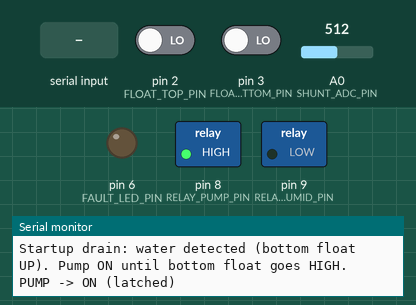
Recording of a sketch running on a simulated Arduino Uno, built with avr-gcc and run on an emulated ATmega328P. On the bench: switched loads named in the sketch (green lamp = pin HIGH), output pins drawn as LEDs (lit = HIGH), the last lines printed to the serial monitor. The inputs (shaded band) are chosen by the test bench; at power-on: pin 2 (FLOAT_TOP_PIN) LOW, pin 3 (FLOAT_BOTTOM_PIN) LOW, A0 (SHUNT_ADC_PIN) = 512. EEPROM starts erased.

Above: at 0.2 s.
At 1.3 s:
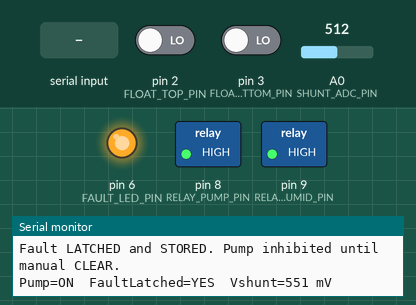
1.4 s: "C" received over Serial
At 3.7 s:
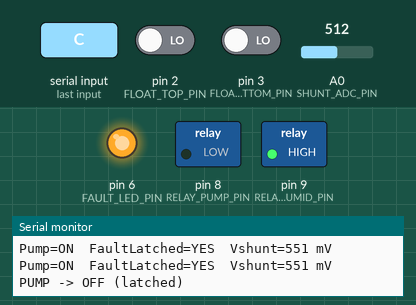
Timing chart, 0 to 5.2 s (numbered marks = the images above; inputs shaded):
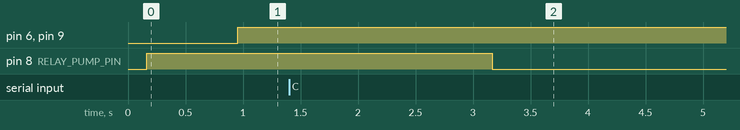

The sketch:

adrduino_uno_humid_on_off.ino
```cpp
#include <Arduino.h>
#include <EEPROM.h>

/* ======= PINS (Nano/UNO) ======= */
const int FLOAT_TOP_PIN    = 2;   // external pull-up to +5V; switch to GND
const int FLOAT_BOTTOM_PIN = 3;   // external pull-up to +5V; switch to GND

const int RELAY_PUMP_PIN   = 8;   // pump relay IN/driver
const int RELAY_HUMID_PIN  = 9;   // humidifier relay IN/driver

// >>> Polarity per relay
const bool RELAY_PUMP_ACTIVE_LOW  = false;  // false=active-HIGH, true=active-LOW
const bool RELAY_HUMID_ACTIVE_LOW = true;   // humidifier module active-LOW

/* ======= FAULT LED ======= */
const int  FAULT_LED_PIN          = 6;     // choose any free digital pin
const bool FAULT_LED_ACTIVE_HIGH  = true;  // HIGH = LED ON (recommended)
inline void setFaultLED(bool on) {
  digitalWrite(
    FAULT_LED_PIN,
    FAULT_LED_ACTIVE_HIGH ? (on ? HIGH : LOW) : (on ? LOW : HIGH)
  );
}

/* ======= ADC (shunt on Node X) ======= */
const int  SHUNT_ADC_PIN    = A0;           // Node X (pump side of 1Ω)
const bool USE_INTERNAL_ADC_REF = true;     // use internal ref for small voltages

/* ======= NOISE / TIMING GUARDS ======= */
const uint16_t FLOAT_FILTER_MS   = 150;     // must be stable this long
const uint32_t MIN_DWELL_MS      = 3000;    // min ON/OFF runtime (anti-chatter)
const uint32_t FAULT_BLANK_MS    = 700;     // ignore short-detect after pump ON

/* ======= SHORT-DETECT ======= */
const uint16_t SHORT_mV    = 400;           // >400 mV across 1Ω => fault
const uint16_t SHORT_MS    = 80;            // must exceed threshold for this long
const uint8_t  ADC_SAMPLES = 12;

/* ======= PERSISTENT FAULT LATCH (EEPROM) ======= */
const int EE_ADDR_FAULT = 0;            // 1 byte
const uint8_t EE_FAULT_CLEAR = 0x00;
const uint8_t EE_FAULT_SET   = 0xF1;

/* ======= OPTIONAL MANUAL CLEAR ======= */
const bool ENABLE_CLEAR_BTN = false;    // set true to use a button
const int  CLEAR_BTN_PIN    = 4;        // external pull-up to +5V; button to GND (pressed = LOW)

/* ======= STATE ======= */
bool pumpRunning  = false;
bool faultLatched = false;  // loaded/managed below
uint32_t lastSwitchMs = 0;
uint32_t pumpOnAtMs   = 0;

/* ======= HELPERS ======= */
inline void setRelayLevel(int pin, bool on, bool activeLow) {
  digitalWrite(pin, (activeLow ? (on ? LOW : HIGH) : (on ? HIGH : LOW)));
}
inline void relayPumpOn()        { setRelayLevel(RELAY_PUMP_PIN,  true,  RELAY_PUMP_ACTIVE_LOW); }
inline void relayPumpOff()       { setRelayLevel(RELAY_PUMP_PIN,  false, RELAY_PUMP_ACTIVE_LOW); }
inline void setHumid(bool on)    { setRelayLevel(RELAY_HUMID_PIN, on,    RELAY_HUMID_ACTIVE_LOW); }

struct Debounce {
  int pin, stable, candidate; uint32_t tChange;
  void begin(int p){
    pin = p;
    pinMode(pin, INPUT);                   // <<< NO INTERNAL PULLUP >>>
    stable = candidate = digitalRead(pin);
    tChange = millis();
  }
  int read(uint16_t hold_ms){
    int raw = digitalRead(pin);
    if (raw != candidate) { candidate = raw; tChange = millis(); }
    if ((millis() - tChange) >= hold_ms && stable != candidate) stable = candidate;
    return stable;
  }
};
Debounce topF, botF;

uint32_t readShunt_mV() {
  static bool refInit=false;
  if (!refInit) {
    analogReference(USE_INTERNAL_ADC_REF ? INTERNAL : DEFAULT);
    delay(5); (void)analogRead(SHUNT_ADC_PIN);
    refInit = true;
  }
  uint32_t acc=0;
  for (uint8_t i=0;i<ADC_SAMPLES;i++){ acc += analogRead(SHUNT_ADC_PIN); delayMicroseconds(200); }
  const float Vref_mV = USE_INTERNAL_ADC_REF ? 1100.0f : 5000.0f; // nominal
  return (uint32_t)((acc/(float)ADC_SAMPLES) * Vref_mV / 1023.0f + 0.5f);
}

void saveFaultToEEPROM(bool set){
  uint8_t want = set ? EE_FAULT_SET : EE_FAULT_CLEAR;
  if (EEPROM.read(EE_ADDR_FAULT) != want) EEPROM.update(EE_ADDR_FAULT, want);
}
bool faultStoredInEEPROM(){ return EEPROM.read(EE_ADDR_FAULT) == EE_FAULT_SET; }

void applyPumpState(bool on) {
  if (on == pumpRunning) return;
  if (millis() - lastSwitchMs < MIN_DWELL_MS) return; // dwell guard

  if (on) {
    relayPumpOn();
    pumpOnAtMs = millis();
    Serial.println(F("PUMP -> ON (latched)"));
  } else {
    relayPumpOff();
    Serial.println(F("PUMP -> OFF (latched)"));
  }
  pumpRunning = on;
  lastSwitchMs = millis();
}

bool checkClearButtonOnce(){
  if (!ENABLE_CLEAR_BTN) return false;
  static int last=HIGH; static uint32_t t=0;
  int v = digitalRead(CLEAR_BTN_PIN);
  if (v != last){ last=v; t=millis(); }
  if (last==LOW && millis()-t>20){ while(digitalRead(CLEAR_BTN_PIN)==LOW) delay(5); return true; }
  return false;
}

/* ======= SETUP ======= */
void setup() {
  Serial.begin(115200);

  // Inputs with EXTERNAL pull-ups on the board (10k to +5V)
  topF.begin(FLOAT_TOP_PIN);
  botF.begin(FLOAT_BOTTOM_PIN);

  pinMode(RELAY_PUMP_PIN,  OUTPUT);
  pinMode(RELAY_HUMID_PIN, OUTPUT);

  // Fault LED
  pinMode(FAULT_LED_PIN, OUTPUT);
  setFaultLED(false);   // LED OFF at boot

  if (ENABLE_CLEAR_BTN) pinMode(CLEAR_BTN_PIN, INPUT);   // <<< NO PULLUP >>>

  relayPumpOff();
  setHumid(true);     // ON unless fault

  // ======= POWER-UP: clear any stored fault (as requested) =======
  saveFaultToEEPROM(false);
  faultLatched = false;
  setFaultLED(false);

  Serial.println(F("\nPower-up: clearing any stored fault. FaultLatched=OFF."));
  Serial.print(F("Pump relay trigger: "));  Serial.println(RELAY_PUMP_ACTIVE_LOW  ? F("LOW") : F("HIGH"));
  Serial.print(F("Humid relay trigger: ")); Serial.println(RELAY_HUMID_ACTIVE_LOW ? F("LOW") : F("HIGH"));
  Serial.println(F("To CLEAR fault during runtime: send 'C' over Serial or press the CLEAR button (if enabled)."));

  // === Startup drain ONLY if bottom float says "water present" ===
  // LOW = float UP (water present) with your wiring.
  delay(FLOAT_FILTER_MS);                         // let inputs settle
  int bottomNow = botF.read(FLOAT_FILTER_MS);

  if (!faultLatched && bottomNow == LOW) {
    Serial.println(F("Startup drain: water detected (bottom float UP). Pump ON until bottom float goes HIGH."));
    // Bypass dwell guard for the first turn-on:
    lastSwitchMs = millis() - MIN_DWELL_MS;
    applyPumpState(true);
  } else {
    Serial.println(F("Startup drain skipped: no water (bottom float DOWN) or fault latched."));
  }
}

/* ======= LOOP ======= */
void loop() {
  // Manual clear: button or Serial 'C'
  if (ENABLE_CLEAR_BTN && checkClearButtonOnce()){
    faultLatched = false; saveFaultToEEPROM(false);
    setFaultLED(false);
    Serial.println(F("Fault CLEARED via button."));
  }
  if (Serial.available()){
    char c=Serial.read();
    if (c=='C'){
      faultLatched=false; saveFaultToEEPROM(false);
      setFaultLED(false);
      Serial.println(F("Fault CLEARED via Serial."));
    }
  }

  // Debounced floats (LOW = switch closed to GND; HIGH = open via external pull-up)
  int top    = topF.read(FLOAT_FILTER_MS);
  int bottom = botF.read(FLOAT_FILTER_MS);

  if (faultLatched) {
    if (pumpRunning) applyPumpState(false);
    setHumid(false);      // also disable humidifier on persistent fault
    setFaultLED(true);    // LED ON while in fault
  } else {
    // CONTROL — includes startup drain completion
    if (!pumpRunning) {
      if (top == LOW) {                    // TOP UP -> start pump
        applyPumpState(true);
        Serial.println(F("Reason: TOP UP -> start pump"));
      }
    } else {
      if (bottom == HIGH) {                // BOTTOM DOWN (empty) -> stop pump
        applyPumpState(false);
        Serial.println(F("Reason: BOTTOM DOWN -> stop pump"));
      }
    }

    // Short detect with inrush blanking
    static uint32_t overStart = 0;
    if (pumpRunning) {
      if (millis() - pumpOnAtMs >= FAULT_BLANK_MS) {
        uint32_t mv = readShunt_mV();
        if (mv > SHORT_mV) {
          if (overStart == 0) overStart = millis();
          if (millis() - overStart >= SHORT_MS) {
            Serial.print(F("FAULT: Vshunt=")); Serial.print(mv); Serial.println(F(" mV > 400 mV"));
            applyPumpState(false);
            faultLatched = true;          // latch in RAM
            saveFaultToEEPROM(true);      // store (will be cleared next power-up)
            setFaultLED(true);            // LED ON
            Serial.println(F("Fault LATCHED and STORED. Pump inhibited until manual CLEAR."));
          }
        } else {
          overStart = 0;
        }
      } else {
        overStart = 0; // ignore inrush
      }
    }

    setHumid(!faultLatched);
    // Keep LED mirrored to current fault state (belt & suspenders)
    setFaultLED(faultLatched);
  }

  // Debug (1 Hz)
  static uint32_t lastDbg=0;
  if (millis() - lastDbg > 1000) {
    lastDbg = millis();
    Serial.print(F("Pump="));  Serial.print(pumpRunning?F("ON"):F("OFF"));
    Serial.print(F("  FaultLatched=")); Serial.print(faultLatched?F("YES"):F("NO"));
    uint32_t mv = readShunt_mV();
    Serial.print(F("  Vshunt=")); Serial.print(mv); Serial.println(F(" mV"));
  }
  delay(5);
}
```
